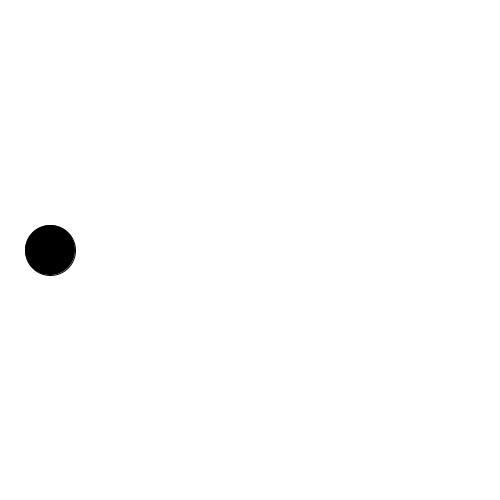
Frame 1 (no input)
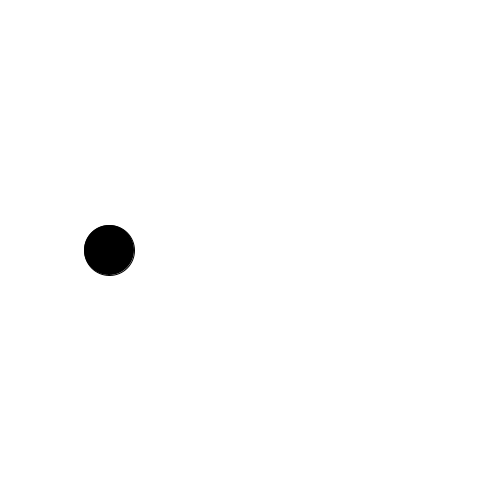
Frame 60 (the mouse pressed at the canvas centre just before this capture)
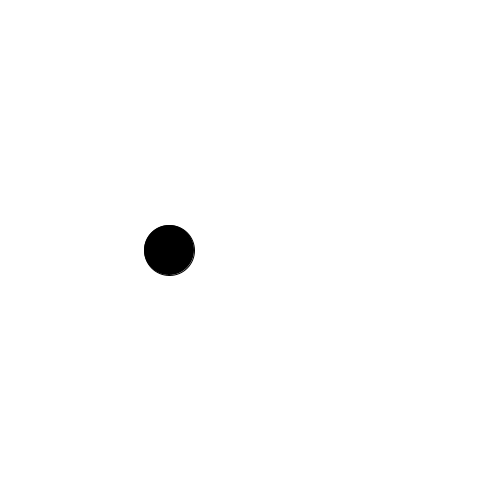
Frame 120 (the mouse held since frame 60 and released just before this capture)

The Processing sketch that drew these frames (run headless with seeded random() and noise(); from frame 60 on, the mouse is pressed at the canvas centre):

// Processing sketch: drill5
// ── drill5.pde
float x = 50;
float dx = 1;
void setup() {
    size(500,500);
}

void draw() {
    background(255);
    fill(0);
    ellipse(x, height/2, 50, 50);
    x += dx;
    if (x+25 > width || x-25 < 0) {
        dx *= -1;
    }
}
